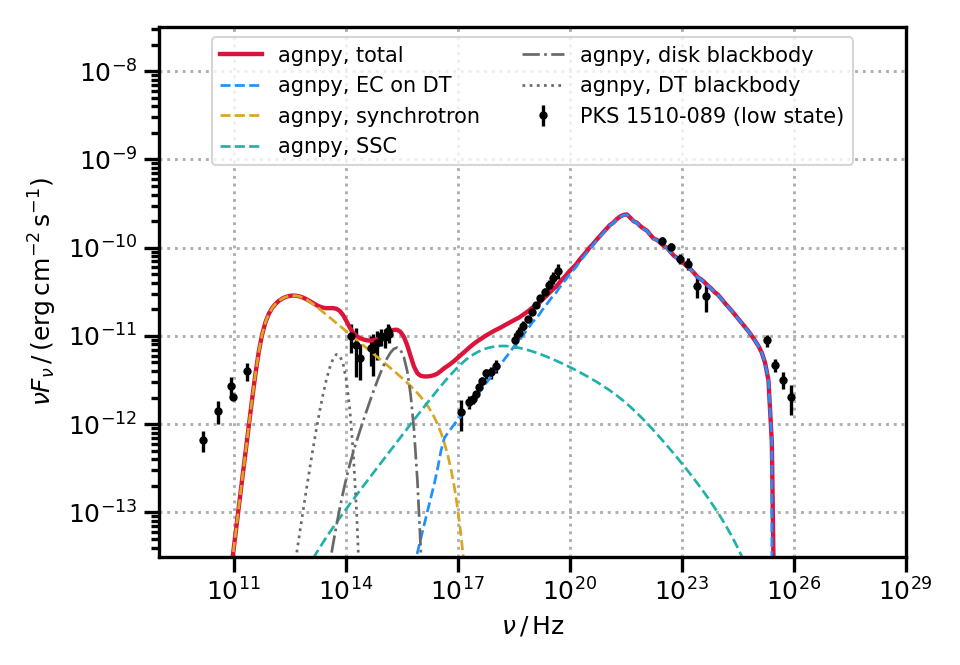

This chart was generated by the following Python code:

# general modules
import logging
#import pkg_resources
from pathlib import Path
import numpy as np
import astropy.units as u
from astropy.constants import k_B, m_e, c, G, M_sun
from astropy.table import Table
from astropy.coordinates import Distance
import matplotlib.pyplot as plt
#from utils import time_function_call

# agnpy modules
from agnpy.spectra import BrokenPowerLaw
from agnpy.emission_regions import Blob
from agnpy.synchrotron import Synchrotron
from agnpy.compton import SynchrotronSelfCompton, ExternalCompton
from agnpy.targets import SSDisk, RingDustTorus
from agnpy.utils.plot import load_mpl_rc, sed_x_label, sed_y_label

# import sherpa classes
from sherpa.models import model
from sherpa import data
from sherpa.fit import Fit
from sherpa.stats import Chi2
from sherpa.optmethods import LevMar
from sherpa.estmethods import Confidence
from sherpa.plot import IntervalProjection


# constants
mec2 = m_e.to("erg", equivalencies=u.mass_energy())
gamma_size = 400
gamma_to_integrate = np.logspace(0, 7, gamma_size)

# quick utils functions for the scripts in agnpy_paper
import numpy as np
import astropy.units as u
import time
import logging


logging.basicConfig(
    format="%(levelname)s:%(asctime)s %(message)s",
    datefmt="%m/%d/%Y %I:%M:%S %p",
    level=logging.INFO,
)


def time_function_call(func, *args, **kwargs):
    """Execute a function call, time it and return the normal output expected
    from the function."""
    t_start = time.perf_counter()
    val = func(*args, **kwargs)
    t_stop = time.perf_counter()
    delta_t = t_stop - t_start
    logging.info(f"elapsed time {func} call: {delta_t:.3f} s")
    if len(args) != 0:
        # if the first argument is an array of quantitites
        if isinstance(args[0], u.Quantity) and isinstance(args[0], np.ndarray):
            logging.info(f"computed over a grid of {len(args[0])} points")
    return val


def reproduce_sed(dataset, process, nu_range):
    """function to reproduce the SED data in a given reference dataset"""
    # reference SED
    sed_data = np.loadtxt(dataset, delimiter=",")
    nu_ref = sed_data[:, 0] * u.Hz
    # apply the comparison range
    comparison = (nu_ref >= nu_range[0]) * (nu_ref <= nu_range[-1])
    nu_ref = nu_ref[comparison]
    sed_ref = sed_data[:, 1][comparison] * u.Unit("erg cm-2 s-1")
    # compute the sed with agnpy on the same frequencies, time it also
    sed_agnpy = time_function_call(process.sed_flux, nu_ref)
    return nu_ref, sed_ref, sed_agnpy

class AgnpyEC(model.RegriddableModel1D):

    def __init__(self, name="ec"):

        # EED parameters
        self.log10_k_e = model.Parameter(name, "log10_k_e", -2.0, min=-20.0, max=10.0)
        self.p1 = model.Parameter(name, "p1", 2.1, min=-2.0, max=5.0)
        self.p2 = model.Parameter(name, "p2", 3.1, min=-2.0, max=5.0)
        self.log10_gamma_b = model.Parameter(name, "log10_gamma_b", 3, min=1, max=6)
        self.log10_gamma_min = model.Parameter(name, "log10_gamma_min", 1, min=0, max=4)
        self.log10_gamma_max = model.Parameter(name, "log10_gamma_max", 5, min=4, max=8)
        # source general parameters
        self.z = model.Parameter(name, "z", 0.1, min=0.01, max=1)
        self.d_L = model.Parameter(name, "d_L", 1e27, min=1e25, max=1e33, units="cm")
        # emission region parameters
        self.delta_D = model.Parameter(name, "delta_D", 10, min=0, max=40)
        self.log10_B = model.Parameter(name, "log10_B", -2, min=-4, max=2)
        self.t_var = model.Parameter(
            name, "t_var", 600, min=10, max=np.pi * 1e7, units="s"
        )
        self.mu_s = model.Parameter(name, "mu_s", 0.9, min=0.0, max=1.0)
        self.log10_r = model.Parameter(name, "log10_r", 17.0, min=16.0, max=20.0)
        # disk parameters
        self.log10_L_disk = model.Parameter(
            name, "log10_L_disk", 45.0, min=42.0, max=48.0
        )
        self.log10_M_BH = model.Parameter(name, "log10_M_BH", 42, min=32, max=45)
        self.m_dot = model.Parameter(
            name, "m_dot", 1e26, min=1e24, max=1e30, units="g s-1"
        )
        self.R_in = model.Parameter(name, "R_in", 1e14, min=1e12, max=1e16, units="cm")
        self.R_out = model.Parameter(
            name, "R_out", 1e17, min=1e12, max=1e19, units="cm"
        )
        # DT parameters
        self.xi_dt = model.Parameter(name, "xi_dt", 0.6, min=0.0, max=1.0)
        self.T_dt = model.Parameter(
            name, "T_dt", 1.0e3, min=1.0e2, max=1.0e4, units="K"
        )
        self.R_dt = model.Parameter(
            name, "R_dt", 2.5e18, min=1.0e17, max=1.0e19, units="cm"
        )

        model.RegriddableModel1D.__init__(
            self,
            name,
            (
                self.log10_k_e,
                self.p1,
                self.p2,
                self.log10_gamma_b,
                self.log10_gamma_min,
                self.log10_gamma_max,
                self.z,
                self.d_L,
                self.delta_D,
                self.log10_B,
                self.t_var,
                self.mu_s,
                self.log10_r,
                self.log10_L_disk,
                self.log10_M_BH,
                self.m_dot,
                self.R_in,
                self.R_out,
                self.xi_dt,
                self.T_dt,
                self.R_dt,
            ),
        )

    def calc(self, pars, x):
        """evaluate the model calling the agnpy functions"""
        (
            log10_k_e,
            p1,
            p2,
            log10_gamma_b,
            log10_gamma_min,
            log10_gamma_max,
            z,
            d_L,
            delta_D,
            log10_B,
            t_var,
            mu_s,
            log10_r,
            log10_L_disk,
            log10_M_BH,
            m_dot,
            R_in,
            R_out,
            xi_dt,
            T_dt,
            R_dt,
        ) = pars
        # add units, scale quantities
        x *= u.Hz
        k_e = 10 ** log10_k_e * u.Unit("cm-3")
        gamma_b = 10 ** log10_gamma_b
        gamma_min = 10 ** log10_gamma_min
        gamma_max = 10 ** log10_gamma_max
        B = 10 ** log10_B * u.G
        R_b = c.to_value("cm s-1") * t_var * delta_D / (1 + z) * u.cm
        r = 10 ** log10_r * u.cm
        d_L *= u.cm
        L_disk = 10 ** log10_L_disk * u.Unit("erg s-1")
        M_BH = 10 ** log10_M_BH * u.Unit("g")
        m_dot *= u.Unit("g s-1")
        R_in *= u.cm
        R_out *= u.cm
        R_dt *= u.cm
        T_dt *= u.K
        eps_dt = 2.7 * (k_B * T_dt / mec2).to_value("")

        # non-thermal components
        sed_synch = Synchrotron.evaluate_sed_flux(
            x,
            z,
            d_L,
            delta_D,
            B,
            R_b,
            BrokenPowerLaw,
            k_e,
            p1,
            p2,
            gamma_b,
            gamma_min,
            gamma_max,
            ssa=True,
            gamma=gamma_to_integrate,
        )
        sed_ssc = SynchrotronSelfCompton.evaluate_sed_flux(
            x,
            z,
            d_L,
            delta_D,
            B,
            R_b,
            BrokenPowerLaw,
            k_e,
            p1,
            p2,
            gamma_b,
            gamma_min,
            gamma_max,
            ssa=True,
            gamma=gamma_to_integrate,
        )
        sed_ec_dt = ExternalCompton.evaluate_sed_flux_dt(
            x,
            z,
            d_L,
            delta_D,
            mu_s,
            R_b,
            L_disk,
            xi_dt,
            eps_dt,
            R_dt,
            r,
            BrokenPowerLaw,
            k_e,
            p1,
            p2,
            gamma_b,
            gamma_min,
            gamma_max,
            gamma=gamma_to_integrate,
        )
        # thermal components
        sed_bb_disk = SSDisk.evaluate_multi_T_bb_norm_sed(
            x, z, L_disk, M_BH, m_dot, R_in, R_out, d_L
        )
        sed_bb_dt = RingDustTorus.evaluate_bb_norm_sed(
            x, z, xi_dt * L_disk, T_dt, R_dt, d_L
        )
        return sed_synch + sed_ssc + sed_ec_dt + sed_bb_disk + sed_bb_dt


logging.info("reading PKS1510-089 SED from agnpy datas")
sed_path = "/home/pc/Desktop/Thesis Datasets/mwl_sed.ecsv"
sed_table = Table.read(sed_path)
x = sed_table["nu"].to("Hz", equivalencies=u.spectral())
y = sed_table["flux"].to("erg cm-2 s-1")
y_err_stat = sed_table["flux_err_lo"].to("erg cm-2 s-1")
# array of systematic errors, will just be summed in quadrature to the statistical error
y_err_syst = np.zeros(len(x))

#import IPython; IPython.embed()


gamma_above_100GeV = x > (100 * u.GeV).to("Hz", equivalencies=u.spectral())
gamma_under_1GeV= x < (1* u.GeV).to("Hz", equivalencies=u.spectral()) 
gamma_under_100GeV = (gamma_under_1GeV) * (gamma_above_100GeV)
y_err_syst[gamma_above_100GeV] = 0.20
y_err_syst[gamma_under_100GeV] = 0.10
y_err_syst[gamma_under_1GeV] = 0.05
y_err_syst = y * y_err_syst

# remove the points with orders of magnitude smaller error, they are upper limits
UL = y_err_stat < (y * 1e-3)
x = x[~UL]
y = y[~UL]
y_err_stat = y_err_stat[~UL]
y_err_syst = y_err_syst[~UL]
# define the data1D object containing it
sed = data.Data1D("sed", x, y, staterror=y_err_stat, syserror=y_err_syst)

# declare a model
agnpy_ec = AgnpyEC()
# global parameters of the blob and the DT
z = 0.361
d_L = Distance(z=z).to("cm")
# blob
Gamma = 20
delta_D = 25
Beta = np.sqrt(1 - 1 / np.power(Gamma, 2))  # jet relativistic speed
mu_s = (1 - 1 / (Gamma * delta_D)) / Beta  # viewing angle
B = 0.35 * u.G
# disk
L_disk = 6.7e45 * u.Unit("erg s-1")  # disk luminosity
M_BH = 5.71 * 1e7 * M_sun
eta = 1 / 12
m_dot = (L_disk / (eta * c ** 2)).to("g s-1")
R_g = ((G * M_BH) / c ** 2).to("cm")
R_in = 6 * R_g
R_out = 10000 * R_g
# DT
xi_dt = 0.6  # fraction of disk luminosity reprocessed by the DT
T_dt = 1e3 * u.K
R_dt = 6.47 * 1e18 * u.cm
# size and location of the emission region
t_var = 0.5 * u.d
r = 6e17 * u.cm
# instance of the model wrapping angpy functionalities
# - AGN parameters
# -- distances
agnpy_ec.z = z
agnpy_ec.z.freeze()
agnpy_ec.d_L = d_L.cgs.value
agnpy_ec.d_L.freeze()
# -- SS disk
agnpy_ec.log10_L_disk = np.log10(L_disk.to_value("erg s-1"))
agnpy_ec.log10_L_disk.freeze()
agnpy_ec.log10_M_BH = np.log10(M_BH.to_value("g"))
agnpy_ec.log10_M_BH.freeze()
agnpy_ec.m_dot = m_dot.to_value("g s-1")
agnpy_ec.m_dot.freeze()
agnpy_ec.R_in = R_in.to_value("cm")
agnpy_ec.R_in.freeze()
agnpy_ec.R_out = R_out.to_value("cm")
agnpy_ec.R_out.freeze()
# -- Dust Torus
agnpy_ec.xi_dt = xi_dt
agnpy_ec.xi_dt.freeze()
agnpy_ec.T_dt = T_dt.to_value("K")
agnpy_ec.T_dt.freeze()
agnpy_ec.R_dt = R_dt.to_value("cm")
agnpy_ec.R_dt.freeze()
# - blob parameters
agnpy_ec.delta_D = delta_D
agnpy_ec.delta_D.freeze()
agnpy_ec.log10_B = np.log10(B.to_value("G"))
agnpy_ec.log10_B.freeze()
agnpy_ec.mu_s = mu_s
agnpy_ec.mu_s.freeze()
agnpy_ec.t_var = (t_var).to_value("s")
agnpy_ec.t_var.freeze()
agnpy_ec.log10_r = np.log10(r.to_value("cm"))
agnpy_ec.log10_r.freeze()
# - EED
agnpy_ec.log10_k_e = np.log10(0.08)
agnpy_ec.p1 = 2.1
agnpy_ec.p2 = 4
agnpy_ec.log10_gamma_b = np.log10(150)
agnpy_ec.log10_gamma_min = np.log10(1)
agnpy_ec.log10_gamma_min.freeze()
agnpy_ec.log10_gamma_max = np.log10(3e4)
agnpy_ec.log10_gamma_max.freeze()

# plot final model without components
nu = np.logspace(10, 30, 300)
plt.errorbar(sed.x, sed.y.value, yerr=sed.get_error().value, marker=".", ls="")
plt.loglog(nu, agnpy_ec(nu))
plt.xlabel(sed_x_label)
plt.ylabel(sed_y_label)
#plt.savefig(f"{fit_check_dir}/best_fit.png")
plt.show()

#quit()

logging.info("performing the fit and estimating the error on the parameters")
# directory to store the checks performed on the fit
fit_check_dir = "figures/figure_7_checks_sherpa_fit"
Path(fit_check_dir).mkdir(parents=True, exist_ok=True)
# fit using the Levenberg-Marquardt optimiser
fitter = Fit(sed, agnpy_ec, stat=Chi2(), method=LevMar())
# use confidence to estimate the errors
fitter.estmethod = Confidence()
fitter.estmethod.parallel = True
min_x = 1e11 * u.Hz
max_x = 1e30 * u.Hz
sed.notice(min_x, max_x)

logging.info("first fit iteration with only EED parameters thawed")
results_1 = time_function_call(fitter.fit)
print("fit succesful?", results_1.succeeded)
print(results_1.format())


logging.info("second fit iteration with EED and blob parameters thawed")
agnpy_ec.log10_B.thaw()
#agnpy_ec.delta_D.thaw()
agnpy_ec.log10_gamma_max.thaw()
results_2 = time_function_call(fitter.fit)
print("fit succesful?", results_2.succeeded)
print(results_2.format())


# plot final model without components
nu = np.logspace(10, 30, 300)
plt.errorbar(sed.x, sed.y.value, yerr=sed.get_error().value, marker=".", ls="")
plt.loglog(nu, agnpy_ec(nu))
plt.xlabel(sed_x_label)
plt.ylabel(sed_y_label)
#plt.savefig(f"{fit_check_dir}/best_fit.png")
plt.close()
"""
#logging.info(f"computing statistics profiles")
final_stat = fitter.calc_stat()
for par in agnpy_ec.pars:
    if par.frozen == False:
        logging.info(f"computing statistics profile for {par.name}")
        proj = IntervalProjection()
        time_function_call(proj.calc, fitter, par)
        plt.axhline(1, ls="--", color="orange")
        plt.xlabel(par.name)
        plt.ylabel(r"$\Delta\chi^2$")
        plt.savefig(f"{fit_check_dir}/chi2_profile_parameter_{par.name}.png")
        plt.close()

logging.info(f"estimating errors with confidence intervals")
errors_2 = time_function_call(fitter.est_errors)
print(errors_2.format())
"""
logging.info("plot the final model with the individual components")
# plot the best fit model with the individual components
k_e = 10 ** agnpy_ec.log10_k_e.val * u.Unit("cm-3")
p1 = agnpy_ec.p1.val
p2 = agnpy_ec.p2.val
gamma_b = 10 ** agnpy_ec.log10_gamma_b.val
gamma_min = 10 ** agnpy_ec.log10_gamma_min.val
gamma_max = 10 ** agnpy_ec.log10_gamma_max.val
B = 10 ** agnpy_ec.log10_B.val * u.G
r = 10 ** agnpy_ec.log10_r.val * u.cm
delta_D = agnpy_ec.delta_D.val
R_b = c.to_value("cm s-1") * agnpy_ec.t_var.val * delta_D / (1 + z) * u.cm
# blob definition
parameters = {
    "p1": p1,
    "p2": p2,
    "gamma_b": gamma_b,
    "gamma_min": gamma_min,
    "gamma_max": gamma_max,
}
spectrum_dict = {"type": "BrokenPowerLaw", "parameters": parameters}
blob = Blob(
    R_b,
    z,
    delta_D,
    Gamma,
    B,
    k_e,
    spectrum_dict,
    spectrum_norm_type="differential",
    gamma_size=500,
)
print(blob)
print("jet power in particles", blob.P_jet_e)
print("jet power in B", blob.P_jet_B)

# Disk and DT definition
L_disk = 10 ** agnpy_ec.log10_L_disk.val * u.Unit("erg s-1")
M_BH = 10 ** agnpy_ec.log10_M_BH.val * u.Unit("g")
m_dot = agnpy_ec.m_dot.val * u.Unit("g s-1")
eta = (L_disk / (m_dot * c ** 2)).to_value("")
R_in = agnpy_ec.R_in.val * u.cm
R_out = agnpy_ec.R_out.val * u.cm
disk = SSDisk(M_BH, L_disk, eta, R_in, R_out)
dt = RingDustTorus(L_disk, xi_dt, T_dt, R_dt=R_dt)

# radiative processes
synch = Synchrotron(blob, ssa=True)
ssc = SynchrotronSelfCompton(blob, synch)
ec_dt = ExternalCompton(blob, dt, r)
# SEDs
nu = np.logspace(9, 27, 200) * u.Hz
synch_sed = synch.sed_flux(nu)
ssc_sed = ssc.sed_flux(nu)
ec_dt_sed = ec_dt.sed_flux(nu)
disk_bb_sed = disk.sed_flux(nu, z)
dt_bb_sed = dt.sed_flux(nu, z)
total_sed = synch_sed + ssc_sed + ec_dt_sed + disk_bb_sed + dt_bb_sed

load_mpl_rc()
#plt.rcParams["text.usetex"] = True
fig, ax = plt.subplots()
ax.loglog(
    nu / (1 + z), total_sed, ls="-", lw=2.1, color="crimson", label="agnpy, total"
)
ax.loglog(
    nu / (1 + z),
    ec_dt_sed,
    ls="--",
    lw=1.3,
    color="dodgerblue",
    label="agnpy, EC on DT",
)
ax.loglog(
    nu / (1 + z),
    synch_sed,
    ls="--",
    lw=1.3,
    color="goldenrod",
    label="agnpy, Synchrotron",
)
ax.loglog(
    nu / (1 + z), ssc_sed, ls="--", lw=1.3, color="lightseagreen", label="agnpy, SSC"
)
ax.loglog(
    nu / (1 + z),
    disk_bb_sed,
    ls="-.",
    lw=1.3,
    color="dimgray",
    label="agnpy, disk blackbody",
)
ax.loglog(
    nu / (1 + z),
    dt_bb_sed,
    ls=":",
    lw=1.3,
    color="dimgray",
    label="agnpy, DT blackbody",
)
# systematics error in gray
ax.errorbar(
    x.to("Hz", equivalencies=u.spectral()).value,
    y.value,
    yerr=y_err_syst.value,
    marker=",",
    ls="",
    color="gray",
    label="",
)
# statistics error in black
ax.errorbar(
    x.to("Hz", equivalencies=u.spectral()).value,
    y.value,
    yerr=y_err_stat.value,
    marker=".",
    ls="",
    color="k",
    label="PKS 1510-089 (lowstate)",
)
ax.set_xlabel(sed_x_label)
ax.set_ylabel(sed_y_label)
ax.set_xlim([1e9, 1e29])
ax.set_ylim([10 ** (-13.5), 10 ** (-7.5)])
ax.legend(
    loc="upper center", fontsize=9, ncol=2,
)
plt.show()
#fig.savefig("figures/figure_7_gammapy_fit.png")
#fig.savefig("figures/figure_7_gammapy_fit.pdf")

  
